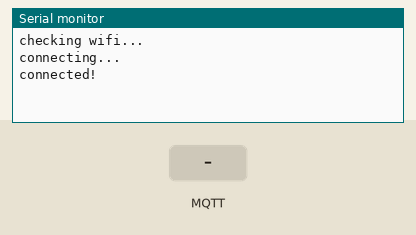
Simulated run of this sketch. Board: Arduino MKR. Shown: the last lines printed to the serial monitor. Inputs (shaded band) come from the test bench. WiFi joins after 1.5 s; servers stay silent unless stated; no MQTT or app messages arrive unless stated.

Above: at 2.7 s.
2.8 s: MQTT message "1" arrives on the first subscribed topic
At 3.8 s:
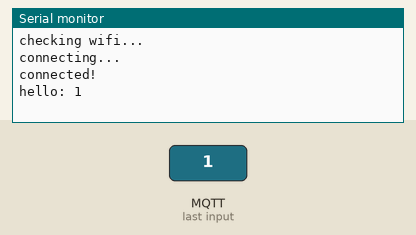
4.3 s: MQTT message "on" arrives on the first subscribed topic
At 4.9 s:
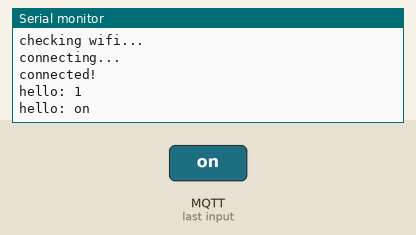
5.8 s: MQTT message "off" arrives on the first subscribed topic
At 7.1 s:
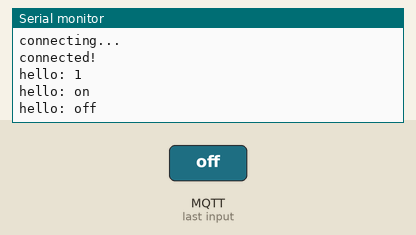

The sketch:

mqtthello.ino
```cpp
#include <WiFiNINA.h>

#include <MQTT.h>

 char ssid[] = "iPhone";
 char pass[] = "doriannn";

WiFiClient net;
MQTTClient client;

unsigned long lastMillis = 0;

void connect() {
  Serial.print("checking wifi...");
  while (WiFi.status() != WL_CONNECTED) {
    Serial.print(".");
    Serial.print(WiFi.status());
    delay(1000);
  }

  Serial.print("\nconnecting...");
  while (!client.connect("arduino", "oasisrazor294", "604NiryUDL1xQd9j")) {
    Serial.print("/");
    delay(1000);
  }

  Serial.println("\nconnected!");

  client.subscribe("hello");
}

void messageReceived(String &topic, String &payload) {
  Serial.println(topic + ": " + payload);
}

void setup() {
  Serial.begin(115200);

  // start wifi and mqtt
  WiFi.begin(ssid, pass);
  client.begin("oasisrazor294.cloud.shiftr.io", net);
  client.onMessage(messageReceived);

  connect();
}

void loop() {
  client.loop();
  delay(10);

  // check if connected
  if (!client.connected()) {
    connect();
  }

  // publish a message roughly every second.
  if (millis() - lastMillis > 1000) {
    lastMillis = millis();
    client.publish("/hello", "dorian");
  }
}
```

Measured:
- after the input at 2.8 s, the serial monitor: prints a new line at once (image 1)
- after the input at 4.3 s, the serial monitor: prints a new line at once (image 2)
- after the input at 5.8 s, the serial monitor: prints a new line at once (image 3)
